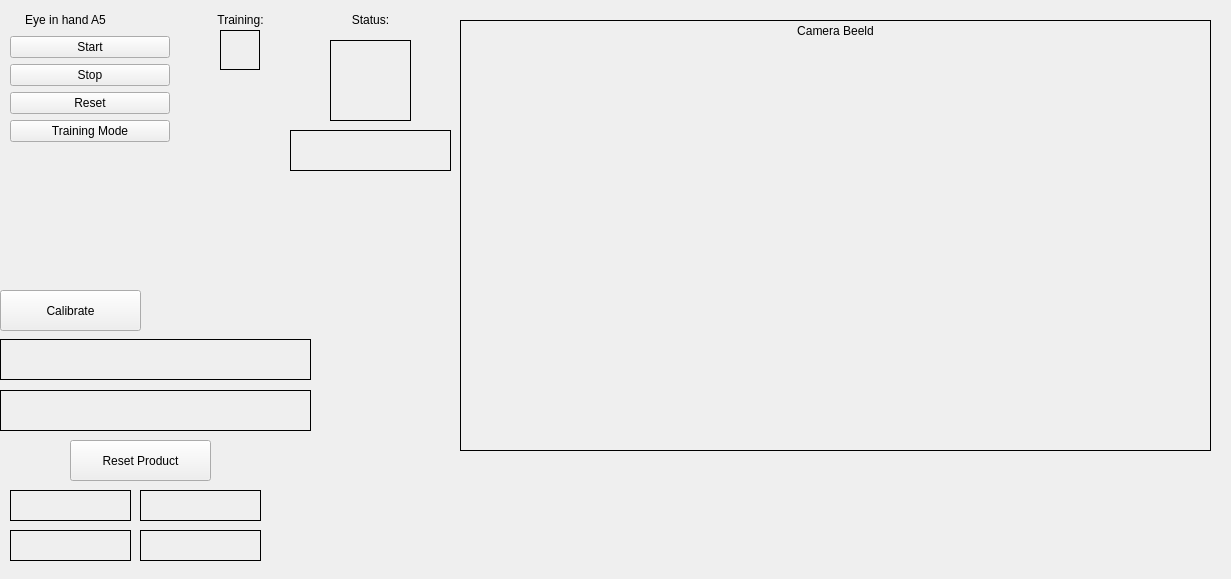
<?xml version="1.0" encoding="UTF-8"?>
<ui version="4.0">
 <class>Form</class>
 <widget class="QWidget" name="Form">
  <property name="geometry">
   <rect>
    <x>0</x>
    <y>0</y>
    <width>1231</width>
    <height>579</height>
   </rect>
  </property>
  <property name="windowTitle">
   <string>Form</string>
  </property>
  <widget class="QLabel" name="statusLamp">
   <property name="geometry">
    <rect>
     <x>330</x>
     <y>40</y>
     <width>81</width>
     <height>81</height>
    </rect>
   </property>
   <property name="minimumSize">
    <size>
     <width>40</width>
     <height>40</height>
    </size>
   </property>
   <property name="frameShape">
    <enum>QFrame::Box</enum>
   </property>
   <property name="text">
    <string/>
   </property>
   <property name="alignment">
    <set>Qt::AlignCenter</set>
   </property>
  </widget>
  <widget class="QLabel" name="cameraLabel">
   <property name="geometry">
    <rect>
     <x>460</x>
     <y>20</y>
     <width>751</width>
     <height>431</height>
    </rect>
   </property>
   <property name="minimumSize">
    <size>
     <width>350</width>
     <height>200</height>
    </size>
   </property>
   <property name="maximumSize">
    <size>
     <width>2000</width>
     <height>2000</height>
    </size>
   </property>
   <property name="frameShape">
    <enum>QFrame::Box</enum>
   </property>
   <property name="text">
    <string>Camera Beeld</string>
   </property>
   <property name="alignment">
    <set>Qt::AlignHCenter|Qt::AlignTop</set>
   </property>
   <property name="wordWrap">
    <bool>false</bool>
   </property>
  </widget>
  <widget class="QLabel" name="statusText">
   <property name="geometry">
    <rect>
     <x>290</x>
     <y>130</y>
     <width>161</width>
     <height>41</height>
    </rect>
   </property>
   <property name="minimumSize">
    <size>
     <width>0</width>
     <height>0</height>
    </size>
   </property>
   <property name="frameShape">
    <enum>QFrame::Box</enum>
   </property>
   <property name="text">
    <string/>
   </property>
   <property name="alignment">
    <set>Qt::AlignCenter</set>
   </property>
  </widget>
  <widget class="QPushButton" name="calButton">
   <property name="geometry">
    <rect>
     <x>0</x>
     <y>290</y>
     <width>141</width>
     <height>41</height>
    </rect>
   </property>
   <property name="text">
    <string>Calibrate</string>
   </property>
  </widget>
  <widget class="QPushButton" name="respButton">
   <property name="geometry">
    <rect>
     <x>70</x>
     <y>440</y>
     <width>141</width>
     <height>41</height>
    </rect>
   </property>
   <property name="text">
    <string>Reset Product</string>
   </property>
  </widget>
  <widget class="QLabel" name="xyzrobotLabel">
   <property name="geometry">
    <rect>
     <x>0</x>
     <y>339</y>
     <width>311</width>
     <height>41</height>
    </rect>
   </property>
   <property name="frameShape">
    <enum>QFrame::Box</enum>
   </property>
   <property name="text">
    <string/>
   </property>
   <property name="alignment">
    <set>Qt::AlignCenter</set>
   </property>
  </widget>
  <widget class="QLabel" name="xyzcamLabel">
   <property name="geometry">
    <rect>
     <x>0</x>
     <y>390</y>
     <width>311</width>
     <height>41</height>
    </rect>
   </property>
   <property name="frameShape">
    <enum>QFrame::Box</enum>
   </property>
   <property name="frameShadow">
    <enum>QFrame::Plain</enum>
   </property>
   <property name="text">
    <string/>
   </property>
   <property name="alignment">
    <set>Qt::AlignCenter</set>
   </property>
  </widget>
  <widget class="QLabel" name="valueBox1">
   <property name="geometry">
    <rect>
     <x>10</x>
     <y>490</y>
     <width>121</width>
     <height>31</height>
    </rect>
   </property>
   <property name="frameShape">
    <enum>QFrame::Box</enum>
   </property>
   <property name="text">
    <string/>
   </property>
   <property name="alignment">
    <set>Qt::AlignCenter</set>
   </property>
  </widget>
  <widget class="QLabel" name="valueBox2">
   <property name="geometry">
    <rect>
     <x>140</x>
     <y>490</y>
     <width>121</width>
     <height>31</height>
    </rect>
   </property>
   <property name="frameShape">
    <enum>QFrame::Box</enum>
   </property>
   <property name="text">
    <string/>
   </property>
   <property name="alignment">
    <set>Qt::AlignCenter</set>
   </property>
  </widget>
  <widget class="QLabel" name="valueBox3">
   <property name="geometry">
    <rect>
     <x>10</x>
     <y>530</y>
     <width>121</width>
     <height>31</height>
    </rect>
   </property>
   <property name="frameShape">
    <enum>QFrame::Box</enum>
   </property>
   <property name="text">
    <string/>
   </property>
   <property name="alignment">
    <set>Qt::AlignCenter</set>
   </property>
  </widget>
  <widget class="QLabel" name="valueBox4">
   <property name="geometry">
    <rect>
     <x>140</x>
     <y>530</y>
     <width>121</width>
     <height>31</height>
    </rect>
   </property>
   <property name="frameShape">
    <enum>QFrame::Box</enum>
   </property>
   <property name="text">
    <string/>
   </property>
   <property name="alignment">
    <set>Qt::AlignCenter</set>
   </property>
  </widget>
  <widget class="QLabel" name="label">
   <property name="geometry">
    <rect>
     <x>10</x>
     <y>10</y>
     <width>111</width>
     <height>19</height>
    </rect>
   </property>
   <property name="text">
    <string>Eye in hand A5</string>
   </property>
   <property name="alignment">
    <set>Qt::AlignCenter</set>
   </property>
  </widget>
  <widget class="QLabel" name="label_2">
   <property name="geometry">
    <rect>
     <x>310</x>
     <y>10</y>
     <width>121</width>
     <height>19</height>
    </rect>
   </property>
   <property name="text">
    <string>Status:</string>
   </property>
   <property name="alignment">
    <set>Qt::AlignCenter</set>
   </property>
  </widget>
  <widget class="QLabel" name="label_3">
   <property name="geometry">
    <rect>
     <x>990</x>
     <y>500</y>
     <width>231</width>
     <height>61</height>
    </rect>
   </property>
   <property name="tabletTracking">
    <bool>false</bool>
   </property>
   <property name="autoFillBackground">
    <bool>false</bool>
   </property>
   <property name="text">
    <string/>
   </property>
   <property name="textFormat">
    <enum>Qt::AutoText</enum>
   </property>
   <property name="pixmap">
    <pixmap>avans.png</pixmap>
   </property>
   <property name="scaledContents">
    <bool>true</bool>
   </property>
   <property name="alignment">
    <set>Qt::AlignCenter</set>
   </property>
   <property name="wordWrap">
    <bool>false</bool>
   </property>
   <property name="openExternalLinks">
    <bool>false</bool>
   </property>
  </widget>
  <widget class="QWidget" name="verticalLayoutWidget">
   <property name="geometry">
    <rect>
     <x>10</x>
     <y>30</y>
     <width>160</width>
     <height>121</height>
    </rect>
   </property>
   <layout class="QVBoxLayout" name="verticalLayout">
    <property name="spacing">
     <number>0</number>
    </property>
    <item>
     <widget class="QPushButton" name="startButton">
      <property name="text">
       <string>Start</string>
      </property>
     </widget>
    </item>
    <item>
     <widget class="QPushButton" name="stopButton">
      <property name="text">
       <string>Stop</string>
      </property>
     </widget>
    </item>
    <item>
     <widget class="QPushButton" name="resetButton">
      <property name="text">
       <string>Reset</string>
      </property>
     </widget>
    </item>
    <item>
     <widget class="QPushButton" name="trainingButton">
      <property name="text">
       <string>Training Mode</string>
      </property>
      <property name="checkable">
       <bool>true</bool>
      </property>
     </widget>
    </item>
   </layout>
  </widget>
  <widget class="QLabel" name="trainingLamp">
   <property name="geometry">
    <rect>
     <x>220</x>
     <y>30</y>
     <width>40</width>
     <height>40</height>
    </rect>
   </property>
   <property name="minimumSize">
    <size>
     <width>40</width>
     <height>40</height>
    </size>
   </property>
   <property name="frameShape">
    <enum>QFrame::Box</enum>
   </property>
   <property name="text">
    <string/>
   </property>
   <property name="alignment">
    <set>Qt::AlignCenter</set>
   </property>
  </widget>
  <widget class="QLabel" name="label_4">
   <property name="geometry">
    <rect>
     <x>180</x>
     <y>10</y>
     <width>121</width>
     <height>19</height>
    </rect>
   </property>
   <property name="text">
    <string>Training:</string>
   </property>
   <property name="alignment">
    <set>Qt::AlignCenter</set>
   </property>
  </widget>
 </widget>
 <tabstops>
  <tabstop>calButton</tabstop>
  <tabstop>respButton</tabstop>
 </tabstops>
 <resources>
  <include location="Avans.qrc"/>
 </resources>
 <connections/>
</ui>
